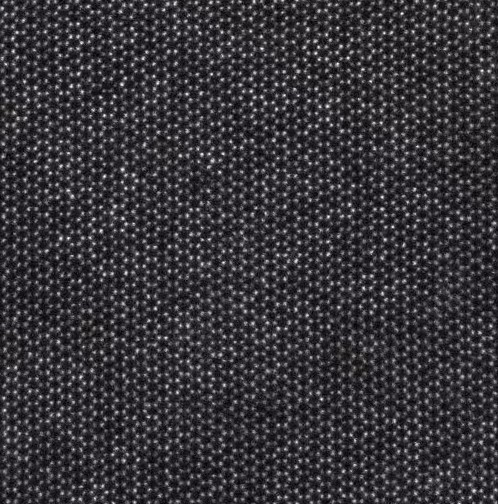
%> input picture ai方案/项目一改.jpg, 498 x 504 px
$ octave site2.m   (GNU Octave 9; MATLAB toolbox functions it lacks are replaced by stand-ins)
%> lines starting %> are read from the running program, lines starting %| are printed output that depends on the picture
warning off
close all
clear
clc
img = imread('项目一改.jpg');  % 读取图像
%> img is the input picture: size 504x498x3 uint8; mean R, G, B 55.4, 53.4, 58.1

gray_img = rgb2gray(img);

% 选择合适的阈值进行二值化处理
threshold = graythresh(gray_img);
%> threshold = 0.298
bw_img = imbinarize(gray_img, threshold);
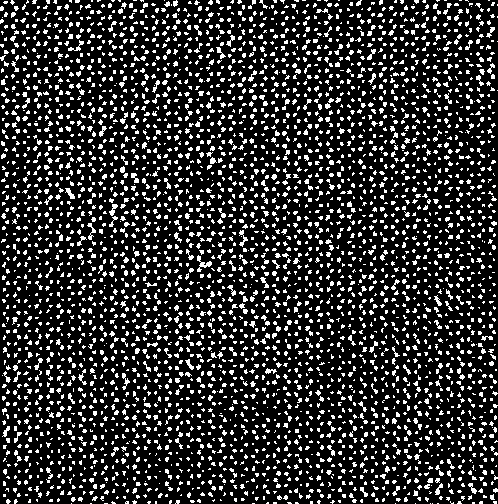
%> bw_img: size 504x498 logical; 19.2% white in thin lines or dots

% % 使用形态学运算（开运算和闭运算）去除噪声和平滑图像
% se = strel('disk', 5);
% bw_img = imopen(bw_img, se);
% bw_img = imclose(bw_img, se);

% 对二值化后的图像进行连通区域分析，得到每个连通区域的面积和重心
cc = bwconncomp(bw_img);
%> cc = 3861 connected components
stats = regionprops(cc, 'Area', 'Centroid');
%> stats = 3861 regions; largest, Area and Centroid: 93 [203.6 264.5], 59 [243.4 238.7], 58 [77.4 47.4], 58 [91.8 231.8], 55 [125.8 381.5]

% 对每个连通区域的重心所对应的像素点的灰度值进行分析，确定其对应的原子序数
atomic_numbers = zeros(cc.NumObjects, 1);
for i = 1:cc.NumObjects
    x = round(stats(i).Centroid(1));
    y = round(stats(i).Centroid(2));
    gray_value = gray_img(y, x);
    if gray_value > 200
        atomic_numbers(i) = 74;%74
    elseif gray_value > 150
        atomic_numbers(i) = 68;%68
    elseif gray_value > 100
        atomic_numbers(i) = 50;%50
    elseif gray_value > 50
        atomic_numbers(i) = 42;%42
    else
        atomic_numbers(i) = 32;%32
    end
end
%> this loop made 3861 passes
%> (x, y, gray_value) on passes 1 to 3: (2, 9, 178), (2, 22, 131), (3, 46, 174)
%> after the loop, atomic_numbers = 3861 values, max 74 at index 30, min 32 at index 536, mean 56.65

% 根据原子序数使用不同的颜色对原子进行标记
colormap = [0 0 1; 0 1 0; 1 0 0; 1 1 0; 1 0 1];
[row, col] = size(gray_img);
%> row = 504; col = 498
rgb_img = zeros(row, col, 3, 'uint8');
for i = 1:cc.NumObjects
    x = round(stats(i).Centroid(1));
    y = round(stats(i).Centroid(2));
    color_index = atomic_numbers(i);%ind2rgb(atomic_numbers, map)
    color = ind2rgb(color_index, colormap);
    rgb_img(y, x, :) = color;
end
%> this loop made 3861 passes
%> (x, y, color_index) on passes 1 to 3: (2, 9, 68), (2, 22, 50), (3, 46, 68)
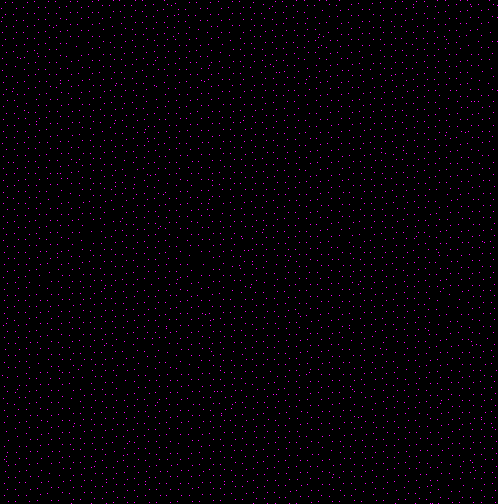
%> rgb_img: size 504x498x3 uint8; mean R, G, B 0.0154, 0, 0.0154; drawn with 1 as white
figure;
imshow(rgb_img);

$ run again, with ai方案/工程1.jpg copied over ai方案/项目一改.jpg
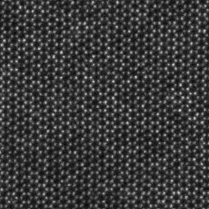
%> input picture ai方案/工程1.jpg, 209 x 209 px
%> img is the input picture: size 209x209x3 uint8; min 4, max 220, mean 58.6
%> threshold = 0.29
%> `bw_img = imbinarize(gray_img, threshold);`:
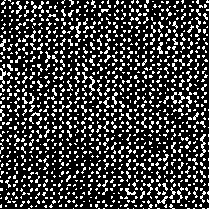
%> bw_img: size 209x209 logical; 23.8% white in thin lines or dots
%> cc = 1252 connected components
%> stats = 1252 regions; largest, Area and Centroid: 63 [203.4 145.7], 53 [92.3 86], 47 [78.6 30.6], 45 [3.3 76.4], 39 [160.9 48.8]
%> the loop `for i = 1:cc.NumObjects` made 1252 passes
%> (x, y, gray_value) on passes 1 to 3: (2, 37, 147), (4, 45, 93), (2, 54, 143)
%> after the loop `for i = 1:cc.NumObjects`: atomic_numbers = 1252 values, max 74 at index 373, min 32 at index 148, mean 50.81
%> the loop `for i = 1:cc.NumObjects` made 1252 passes
%> (x, y, color_index) on passes 1 to 3: (2, 37, 50), (4, 45, 42), (2, 54, 50)
%> after the loop `for i = 1:cc.NumObjects`:
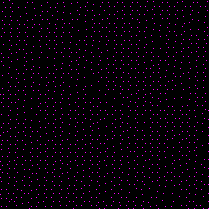
%> rgb_img: size 209x209x3 uint8; mean R, G, B 0.0287, 0, 0.0287; drawn with 1 as white
